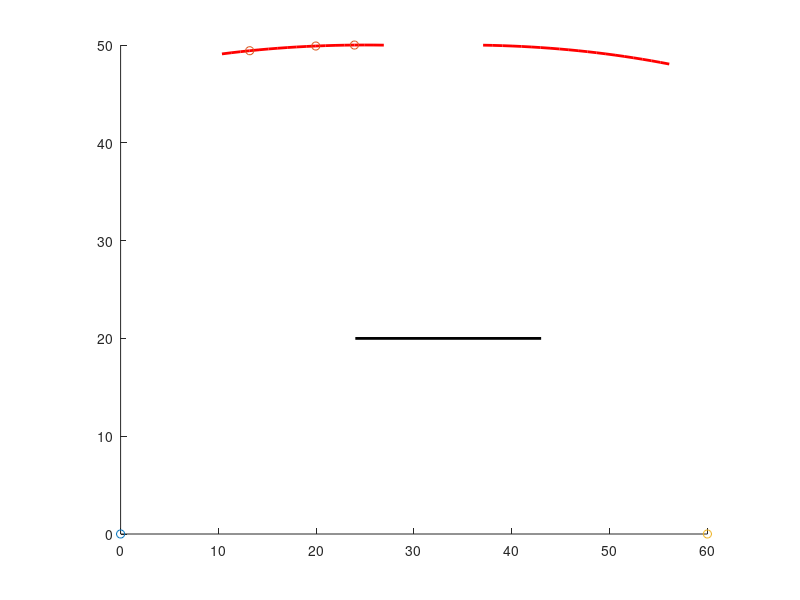

Here is the MATLAB script that generated this plot: (Note: this script raises an error after producing the figure.)
clear;
%比例尺
daspect([1 1 1]);
hold on;
%焦点
x0=0;y0=0;
focus0=[x0,y0];
scatter(x0,y0,'k*');
%准线斜率截距(普通方程需要的量)
k0=0.5;b0=100;
%换算为 参数方程 需要的量
p0=b0/sqrt(k0^2+1); %(0,0)代入距离公式
phi0=atand(k0)-90; %旋转角度 
t0=10/180*pi:0.005:15/180*pi;
%
xp0=2*p0.*t0.^2-p0/2;
yp0=2*p0.*t0;
%对每个点,绕原点旋转变换
for i=1:numel(xp0)
    temp=num2cell([cosd(phi0),-sind(phi0);sind(phi0),cosd(phi0)]*[xp0(i);yp0(i)]);%旋转矩阵
    [xp0(i),yp0(i)]=deal(temp{:});%好像必须这样赋值(先变为cell数组，然后deal),有好方法告诉我
end
plot(xp0+x0,yp0+y0,'r-','LineWidth',2);%抛物线
Nn=3;%光线数
Pt=t0(randperm(numel(t0),Nn));
Px=2.*p0.*Pt.^2-p0/2+x0;
Py=2.*p0.*Pt+y0;
for i=1:numel(Px)
    temp=num2cell([cosd(phi0),-sind(phi0);sind(phi0),cosd(phi0)]*[Px(i);Py(i)]);%旋转矩阵
    [Px(i),Py(i)]=deal(temp{:});%好像必须这样赋值(先变为cell数组，然后deal),有好方法告诉我
end
scatter(Px,Py,'k*');
%平面镜1
Ax=24;Ay=20; %平面镜左端
Bx=43;By=20; %平面镜右端
km1=(By-Ay)/(Bx-Ax); %镜斜率
jm1=Ay-km1*Ax; %镜截距
plot([Ax,Bx],[Ay,By],'k','Linewidth',2);
%抛物面镜2
%焦点
x2=60;y2=0;scatter(x2,y2,'k*')
k2=-1/2; b2=100;
p2=b2/sqrt(k2^2+1); %(0,0)代入距离公式
phi2=atand(k2)-90; %旋转角度
t2=-8/180*pi:-0.005:-14/180*pi;
xp2=2*p2.*t2.^2-p2/2;
yp2=2*p2.*t2;
for i=1:numel(xp2)
    temp=num2cell([cosd(phi2),-sind(phi2);sind(phi2),cosd(phi2)]*[xp2(i);yp2(i)]);%旋转矩阵
    [xp2(i),yp2(i)]=deal(temp{:});%好像必须这样赋值(先变为cell数组，然后deal),有好方法告诉我
end
plot(xp2+x2,yp2+y2,'r-','LineWidth',2);%抛物线
KJ0=[];
KJ1=[];
KJ2=[];
syms x y
for i=1:Nn
    coArray=['#0072BD';'#D95319';'#EDB120';'#7E2F8E';'#77AC30';'#4DBEEE';'#A2142F'];%颜色库
    color=coArray(mod(i,7)+1,:); %根据i选定一种颜色
    kr0=pslope(Px(i),Py(i),x0,y0,k0,b0);
    [xr1,yr1,flag]=reflect(x0,y0,Px(i),Py(i),kr0,km1,jm1,Ax,Bx,i,1);
    if flag==0
        continue;
    end
    [xr2,yr2,flag]=reflect(Px(i),Py(i),xr1,yr1,0,0,40,10,20,i,0);
    %求交点
    s=solve(((x-x2)+k2.*(y-y2)).^2-2.*k2.*b2.*(x-x2)+2.*b2.*(y-y2)-b2.^2==0, ...
        (xr2-xr1).*(y-yr2)==(yr2-yr1).*(x-xr2),x,y);
    x_c0=double(s.x); 
    y_c0=double(s.y);
    plot([xr1,x_c0],[yr1,y_c0],'Color',color,'Linewidth',1.5);
    kr02=pslope(x_c0,y_c0,x2,y2,k2,b2);
    [xr03,yr03,flag]=reflect(xr1,yr1,x_c0,y_c0,kr02,0,0,55,65,i,1);
    kr03=(yr03-y_c0)/(xr03-x_c0);jr03=y_c0-kr03*x_c0;
    KJ0(1,i)=kr03;KJ0(2,i)=jr03;
    
    %grating初试1
    s=solve(((x-x2)+k2.*(y-y2)).^2-2.*k2.*b2.*(x-x2)+2.*b2.*(y-y2)-b2.^2==0, ...
        (xr2-xr1).*(y-yr2)==2*(yr2-yr1).*(x-xr2),x,y);
    x_c1=double(s.x);  x_c1= x_c1(2);
    y_c1=double(s.y);  y_c1=y_c1(2);
    plot([xr1,x_c1],[yr1,y_c1],'Color',color,'Linewidth',1.5);
    kr12=pslope(x_c1,y_c1,x2,y2,k2,b2);
    [xr13,yr13,flag]=reflect(xr1,yr1,x_c1,y_c1,kr12,0,-10,55,65,i,1);
    kr13=(yr13-y_c1)/(xr13-x_c1);jr13=y_c1-kr13*x_c1;
    KJ1(1,i)=kr13;KJ1(2,i)=jr13;
    %grating初试2
    s=solve(((x-x2)+k2.*(y-y2)).^2-2.*k2.*b2.*(x-x2)+2.*b2.*(y-y2)-b2.^2==0, ...
        (xr2-xr1).*(y-yr2)==5*(yr2-yr1).*(x-xr2),x,y);
    x_c2=double(s.x);  x_c2= x_c2(2);
    y_c2=double(s.y); y_c2=y_c2(2);
    plot([xr1,x_c2],[yr1,y_c2],'Color',color,'Linewidth',1.5);
    kr22=pslope(x_c2,y_c2,x2,y2,k2,b2);
    [xr23,yr23,flag]=reflect(xr1,yr1,x_c2,y_c2,kr22,0,-10,55,65,i,1);
    kr23=(yr23-y_c2)/(xr23-x_c2);jr23=y_c2-kr23*x_c2;
    KJ2(1,i)=kr23;KJ2(2,i)=jr23;
end
[xfocus0,yfocus0]=linecross(KJ0(1,1),KJ0(2,1),KJ0(1,2),KJ0(2,2));
scatter(xfocus0,yfocus0,'b*');
[xfocus1,yfocus1]=linecross(KJ1(1,1),KJ1(2,1),KJ1(1,2),KJ1(2,2));
scatter(xfocus1,yfocus1,'b*');
[xfocus2,yfocus2]=linecross(KJ2(1,1),KJ2(2,1),KJ2(1,2),KJ2(2,2));
scatter(xfocus2,yfocus2,'b*');
d=((xfocus2-xfocus0)^2+(yfocus2-yfocus0)^2)^0.5
%% 主函数中用到的函数
%input:入射光路上一点x1y1 反射点x2y2 反射镜斜率km
% 目标线段(cd)的斜率ko和截距jo,端点横坐标CxDx,i用于选颜色,hua 1画 0不画
%output:画出从入射光路上一点出发,经一次反射,打到cd上的完整光路
% x3 y3反射光与cd所在直线的交点,flag表示能否打中
function [x3,y3,flag]=reflect(x1,y1,x2,y2,km,ko,jo,Cx,Dx,i,hua)
    coArray=['#0072BD';'#D95319';'#EDB120';'#7E2F8E';'#77AC30';'#4DBEEE';'#A2142F'];%颜色库
    color=coArray(mod(i,7)+1,:); %根据i选定一种颜色
    if hua==1
    plot([x1,x2],[y1,y2],'Color',color,'Linewidth',1.5);%画入射光线
    end
    %km=0,法线斜率为Inf,故分类讨论
    if km==0
        x3=2*x2-x1;
        y3=y1;
    else
        %过x1y1作与镜子平行的直线 斜率km    截距y1-km.*x1
        %过x2y2作与镜子垂直的直线 斜率-1/km 截距y2+x2./km
        [x_c,y_c]=linecross(km,y1-km.*x1, -1/km,y2+x2./km);%求两直线交点
        x3=2.*x_c-x1;
        y3=2.*y_c-y1;
    end
    if abs(x2-x3)<=1e-10   %matlab算力有限
        y3=ko.*x2+jo;
    else
        kr=(y3-y2)/(x3-x2); %反射光斜率
        jr=y2-kr*x2;
        [x3,y3]=linecross(kr,jr,ko,jo);%反射光与cd的交点
    end
    if hua==1
        plot([x2,x3],[y2,y3],'Color',color,'Linewidth',1.5);%画反射光线
    end
    if x3>=Cx && x3<=Dx
        flag=1;%打中
    else
        flag=0;%没打中
    end
end
%% 求直线与抛物线的交点
%准线斜率k 截距b,入射光斜率m,焦点x0,y0,flag取哪一边的点1or2
%flag选1还是2，要试验，我们用的抛物面镜要么是抛物线对称轴左半部分的一小部分，
% 要么是右半部分的一小部分
function [x_c,y_c]=lpcross(k,b,m,x0,y0,flag)
    if flag==1
        x_c=(b.*(k-m)+b.*(k.^2+m.^2+k.^2.*m.^2+1).^0.5)/(k.*m+1)^2;
    elseif flag==2
        x_c=(b.*(k-m)-b.*(k.^2+m.^2+k.^2.*m.^2+1).^0.5)/(k.*m+1)^2;
    end
    y_c=m.*x_c;
    x_c=x_c+x0;
    y_c=y_c+y0;
end
%% 抛物线上一点x,y的斜率
%抛物线焦点x0,y0移到原点后的准线的斜率k与截距b
function k=pslope(x,y,x0,y0,k,b)
    x=x-x0;y=y-y0; %先把点移到原点抛物线上
    k=(k.*b-x-k.*y)./(k^2.*y+k.*x+b);%原点抛物线上一点的切线斜率
end
%% 求已知点关于已知直线的对称点
%x1,y1 已知点
% k b 对称轴斜率、截距
function [x2,y2]=symmetry(x1,y1,k,b)
    if k==-inf || inf
        
    end
    [x_c,y_c]=linecross(k,b,-1/k,y1+x1/k); %已知点和对称点的连线与对称轴的交点
    x2=2*x_c-x1; %中点在对称轴上
    y2=2*y_c-y1;
end
%推导: 1.中点在对称轴上 2. 连线与对称轴垂直
%% 已知两条直线的斜率和截距，求交点坐标
function [x,y]=linecross(k1,b1,k2,b2)
  x=[];
  y=[];
  if k1==k2 && b1==b2
      disp('重合');
  elseif k1==k2 && b1~=b2
      disp('无交点');
  else
     x=(b2-b1)/(k1-k2);
     y=k1*x+b1;
  end
end
%联立解方程